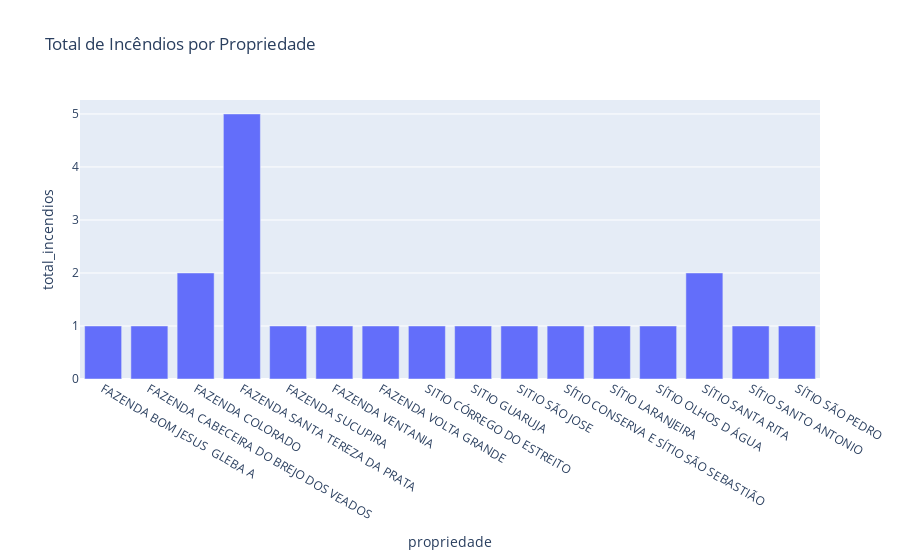

The code cell stored with this chart in its notebook:
### Code cell
resumo_incendios = incendios_propriedades.groupby('propriedade').agg(
    total_incendios=('id', 'count'),
    frp_medio=('frp', 'mean'),
    risco_fogo_medio=('risco_fogo', 'mean'),
    dias_sem_chuva_medio=('numero_dias_sem_chuva', 'mean'),
    precipitacao_media=('precipitacao', 'mean')
).reset_index()

import plotly.express as px
fig_resumo = px.bar(resumo_incendios, x='propriedade', y='total_incendios', title="Total de Incêndios por Propriedade")
fig_resumo.show()

resumo_incendios

### Figure 1 — Plotly figure (JSON) as saved in the notebook; plotly's stock layout.template omitted (floating-point values rounded to 4 significant figures)
{"data": [{"alignmentgroup": "True", "hovertemplate": "propriedade=%{x}<br>total_incendios=%{y}<extra></extra>", "legendgroup": "", "marker": {"color": "#636efa", "pattern": {"shape": ""}}, "name": "", "offsetgroup": "", "orientation": "v", "showlegend": false, "textposition": "auto", "type": "bar", "x": ["FAZENDA BOM JESUS  GLEBA A", "FAZENDA CABECEIRA DO BREJO DOS VEADOS", "FAZENDA COLORADO", "FAZENDA SANTA TEREZA DA PRATA", "FAZENDA SUCUPIRA", "FAZENDA VENTANIA", "FAZENDA VOLTA GRANDE", "SITIO CÓRREGO DO ESTREITO", "SITIO GUARUJA", "SITIO SÃO JOSE", "SÍTIO CONSERVA E SÍTIO SÃO SEBASTIÃO", "SÍTIO LARANJEIRA", "SÍTIO OLHOS D ÁGUA", "SÍTIO SANTA RITA", "SÍTIO SANTO ANTONIO", "SÍTIO SÃO PEDRO"], "xaxis": "x", "y": [1, 1, 2, 5, 1, 1, 1, 1, 1, 1, 1, 1, 1, 2, 1, 1], "yaxis": "y"}], "layout": {"barmode": "relative", "legend": {"tracegroupgap": 0}, "title": {"text": "Total de Incêndios por Propriedade"}, "xaxis": {"anchor": "y", "domain": [0, 1], "title": {"text": "propriedade"}}, "yaxis": {"anchor": "x", "domain": [0, 1], "title": {"text": "total_incendios"}}}}
